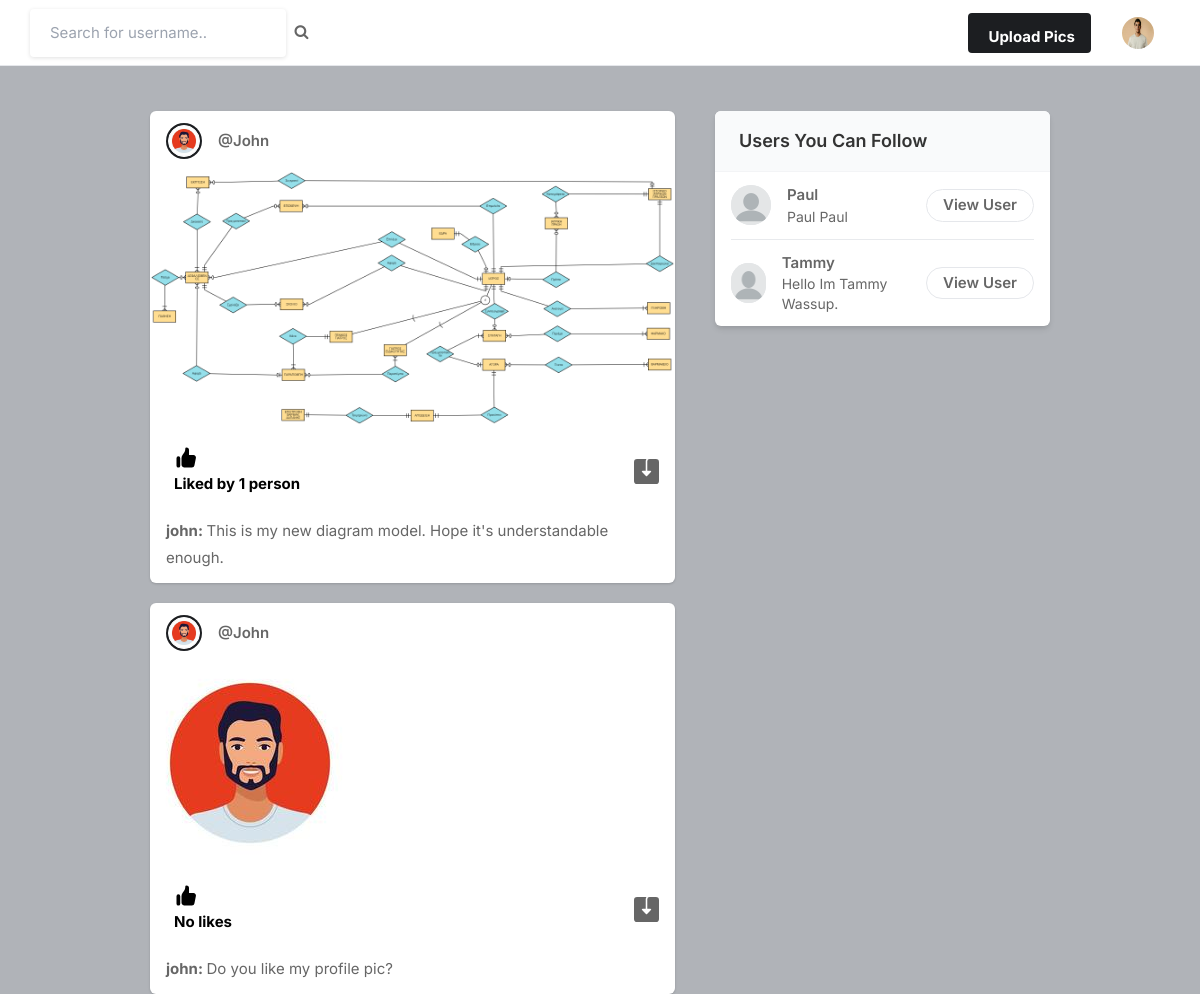
Screenshot of / (signed in) with the database file from the repository.
### core/models.py (models this page shows, shortened)
class Profile(models.Model):
    user = models.ForeignKey(User, on_delete=models.CASCADE)
    id_user = models.IntegerField()
    bio = models.TextField(blank=True)
    profileimg = models.ImageField(upload_to='profile_images', default='blank_profile_picture.png')
    location = models.CharField(max_length=100, blank=True)

class Post(models.Model):
    id = models.UUIDField(primary_key=True, default=uuid.uuid4)
    user = models.CharField(max_length=100)
    image = models.ImageField(upload_to='post_images')
    caption = models.TextField()
    created_at = models.DateTimeField(default=datetime.now)
    no_of_likes = models.IntegerField(default=0)

### core/views.py (the view)
# urls.py: path('', views.index, name='index'),
@login_required(login_url='signin')
def index(request):
    user_object = User.objects.get(username=request.user.username)
    user_profile = Profile.objects.get(user=user_object)
    posts = Post.objects.all()
    user_following_list = []
    feed = []
    user_following = FollowersCount.objects.filter(follower=request.user.username)
    for users in user_following:
        user_following_list.append(users.user)
    for usernames in user_following_list:
        feed_lists = Post.objects.filter(user=usernames)
        feed.append(feed_lists)
    feed_list = list(chain(*feed))
    new_posts = []
    for post in feed_list:
        user_name = post.user
        creator = User.objects.get(username=user_name)
        profile = Profile.objects.get(user=creator)
        new_posts.append({'post': post, 'profile': profile})
    all_users = User.objects.all()
    user_following_all = []
    for user in user_following:
        user_list = User.objects.get(username=user.user)
        user_following_all.append(user_list)
    new_suggestions_list = [x for x in list(all_users) if (x not in list(user_following_all))]
    current_user = User.objects.filter(username=request.user.username)
    final_suggestions_list = [x for x in list(new_suggestions_list) if (x not in list(current_user))]
    random.shuffle(final_suggestions_list)
    username_profile = []
    username_profile_list = []
    for users in final_suggestions_list:
        username_profile.append(users.id)
    for ids in username_profile:
        profile_lists = Profile.objects.filter(id_user=ids)
        username_profile_list.append(profile_lists)
    suggestions_username_profile_list = list(chain(*username_profile_list))
    return render(request, 'index.html', {'user_profile': user_profile, 'posts': new_posts, 'suggestions_username_profile_list': suggestions_username_profile_list[:4]})

### templates/index.html (shortened to what this page needs)
{% load static %}
<!DOCTYPE html>
<html lang="en">
<head>
    <link rel="stylesheet" href="{% static 'assets/css/icons.css' %}">
    <link rel="stylesheet" href="{% static 'assets/css/uikit.css' %}">
    <link rel="stylesheet" href="{% static 'assets/css/style.css' %}">
    <link rel="stylesheet" href="{% static 'assets/css/tailwind.css' %}">
    <link rel="stylesheet" href="https://cdnjs.cloudflare.com/ajax/libs/font-awesome/4.7.0/css/font-awesome.min.css">
</head>
<body>
            <header>
                <div class="header_inner">
                    <form action="/search" method="POST">
                    <div class="left-side">
                            <input type="text" name="username" placeholder="Search for username..">&nbsp;&nbsp;
                            <button type="submit"><i class="fa fa-search fa-1x"></i></button>
                    </div>
                    </form>
                    <div class="right-side lg:pr-4">
                        <a href="#"
                            class="bg-pink-500 flex font-bold hidden hover:bg-pink-600 hover:text-white inline-block items-center lg:block max-h-10 mr-4 px-4 py-2 rounded shado text-white">
                              Upload Pics
                        </a>
                        <a href="#">
                            <img src="{{user_profile.profileimg.url}}" class="header-avatar" alt="">
                        </a>
                    </div>
                </div>
            </header>
            <div class="container m-auto">
                <div class="lg:flex justify-center lg:space-x-10 lg:space-y-0 space-y-5">
                    <div class="space-y-5 flex-shrink-0 lg:w-7/12">
                        {% for post in posts reversed %}
                        <div class="bg-white shadow rounded-md  -mx-2 lg:mx-0">
                            <div class="flex justify-between items-center px-4 py-3">
                                <div class="flex flex-1 items-center space-x-4">
                                    <a href="#">
                                        <div class="bg-gradient-to-tr from-yellow-600 to-pink-600 p-0.5 rounded-full">
                                            <img src="{{post.profile.profileimg.url}}" class="bg-gray-200 border border-white rounded-full w-8 h-8">
                                        </div>
                                    </a>
                                    <span class="block capitalize font-semibold "> <a href="/profile/{{post.post.user}}">@{{post.post.user}}</a> </span>
                                </div>
                              <div>
                                <a href="#"> <i class="icon-feather-more-horizontal text-2xl hover:bg-gray-200 rounded-full p-2 transition -mr-1 "></i> </a>
                              </div>
                            </div>
                            <div uk-lightbox>
                                <a href="{{post.image.url}}">
                                    <img src="{{post.post.image.url}}" alt="">
                                </a>
                            </div>
                            <div class="py-3 px-4 space-y-3">
                                <div class="flex space-x-4 lg:font-bold">
                                    <a href="/like-post?post_id={{post.post.id}}" class="flex items-center space-x-2">
                                        <div class="p-2 rounded-full text-black">
                                            {% if post.post.no_of_likes == 0 %}
                                            <p>
                                                No likes
                                            </p>
                                            {% elif post.post.no_of_likes == 1 %}
                                            <p>
                                                Liked by {{post.post.no_of_likes}} person
                                            </p>
                                            {% else %}
                                            <p>
                                                Liked by {{post.post.no_of_likes}} persons
                                            </p>
                                            {% endif %}
                                        </div>
                                    </a>
                                    <a href="{{post.post.image.url}}" class="flex items-center space-x-2 flex-1 justify-end" download>
                                    </a>
                                </div>
                                <p>
                                    <a href="/profile/{{post.post.user}}"><strong>{{post.post.user}}: </strong></a>{{post.post.caption}}
                                </p>
                            </div>
                        </div>
                        {% endfor %}
                    </div>
                    <div class="lg:w-5/12">
                        <div class="bg-white  shadow-md rounded-md overflow-hidden">
                            <div class="bg-gray-50  border-b border-gray-100 flex items-baseline justify-between py-4 px-6 ">
                                <h2 class="font-semibold text-lg">Users You Can Follow</h2>
                            </div>
                            <div class="divide-gray-300 divide-gray-50 divide-opacity-50 divide-y px-4 ">
                                {% for suggestion in suggestions_username_profile_list%}
                                <div class="flex items-center justify-between py-3">
                                    <div class="flex flex-1 items-center space-x-4">
                                        <a href="/profile/{{suggestion.user}}">
                                            <img src="{{suggestion.profileimg.url}}" class="bg-gray-200 rounded-full w-10 h-10">
                                        </a>
                                        <div class="flex flex-col">
                                            <span class="block capitalize font-semibold"> {{suggestion.user}} </span>
                                            <span class="block capitalize text-sm"> {{suggestion.bio}} </span>
                                        </div>
                                    </div>
                                    <a href="/profile/{{suggestion.user}}" class="border border-gray-200 font-semibold px-4 py-1 rounded-full hover:bg-pink-600 hover:text-white hover:border-pink-600 "> View User </a>
                                </div>
                                {% endfor %}
                            </div>
                        </div>
                    </div>
                </div>
            </div>
</body>
</html>

### static/assets/css/style.css (style rules this page uses)
body { background-color: #B0B3B8!important; }
button { vertical-align: middle; }
input { height: 48px; line-height: 48px; padding: 0 20px; outline: none; font-size: 15px; color: #808080; max-width: 100%; width: 100%; -webkit-box-sizing: border-box; box-sizing: border-box; display: block; font-weight: 400; opacity: 1; border-radius: 4px; border: none; -webkit-box-shadow: 0 1px 4px 0px rgba(0, 0, 0, 0.12); box-shadow: 0 1px 4px 0px rgba(0, 0, 0, 0.12); }
input[type="text"], input[type="password"], input[type="email"], input[type="number"] { height: 48px; line-height: 48px; padding: 0 20px; outline: none; font-size: 15px; color: #808080; max-width: 100%; width: 100%; -webkit-box-sizing: border-box; box-sizing: border-box; display: block; font-weight: 400; opacity: 1; border-radius: 4px; border: none; -webkit-box-shadow: 0 1px 4px 0px rgba(0, 0, 0, 0.12); box-shadow: 0 1px 4px 0px rgba(0, 0, 0, 0.12); }
input { -webkit-transition: all 0.1s ease-in-out; transition: all 0.1s ease-in-out; }
::placeholder { color: #808080; opacity: 1; }
button { border: none; margin: 0; padding: 0; width: auto; overflow: visible; background: transparent; color: inherit; font: inherit; line-height: normal; cursor: pointer; }
a { color: #be185d; -webkit-transition: 0.3s; transition: 0.3s; outline: none !important; }
button { outline: none !important; }
img { max-width: 100%; }
body { color: #666; font-size: 15px; line-height: 27px; background-color: #f0f2f5; font-family: "Inter", sans-serif; text-transform: none; }
body p { font-size: 15px; line-height: 27px; }
h1, h2, h3, h4, h5, h6 { font-family: "Inter", sans-serif; text-transform: none; }
input[type="text"], input[type="password"], input[type="email"] { font-family: "Inter", sans-serif; text-transform: none; }
button, body .pac-container { font-family: "Inter", sans-serif; text-transform: none; }
h1, h2, h3, h4, h5, h6 { color: #333; font-weight: 500; margin: 0; padding: 0; }
h2 { font-size: 26px; }
b, strong { font-weight: 700 !important; }
@media (min-width: 1024px) { .container { max-width: 900px !important; padding-top: 45px; } }
header { background-color: #fff; left: 0; right: 0; top: 0; z-index: 99; height: 66px; display: -webkit-box; display: -ms-flexbox; display: flex; -webkit-box-align: center; -ms-flex-align: center; align-items: center; border-bottom: 1px solid #e5e7eb; }
header .header_inner { display: -webkit-box; display: -ms-flexbox; display: flex; -webkit-box-align: center; -ms-flex-align: center; align-items: center; max-width: 1090px; margin: auto; width: 100%; max-width: 100% !important; padding: 0 30px; }
header .header_inner .left-side { display: -webkit-box; display: -ms-flexbox; display: flex; -webkit-box-align: center; -ms-flex-align: center; align-items: center; }
header .header_inner .right-side { display: -webkit-box; display: -ms-flexbox; display: flex; -webkit-box-align: center; -ms-flex-align: center; align-items: center; -webkit-box-pack: end; -ms-flex-pack: end; justify-content: flex-end; margin-left: auto; }
header .header_inner .right-side .header-avatar { width: 32px; height: 32px; border-radius: 100%; margin-left: 15px; }

### rows the page displays
Profile: profileimg (picture)
Post: profile.profileimg (picture), post.user "John", post.image (picture), post.no_of_likes "1", post.user "john", post.caption "This is my new diagram model. Hope it's understandable enough."
Post: profile.profileimg (picture), post.user "John", post.image (picture), no_of_likes "No likes", post.user "john", post.caption "Do you like my profile pic?"
Profile: profileimg (placeholder picture), user "Paul", bio "Paul Paul"
Profile: profileimg (placeholder picture), user "Tammy", bio "Hello Im Tammy Wassup."
